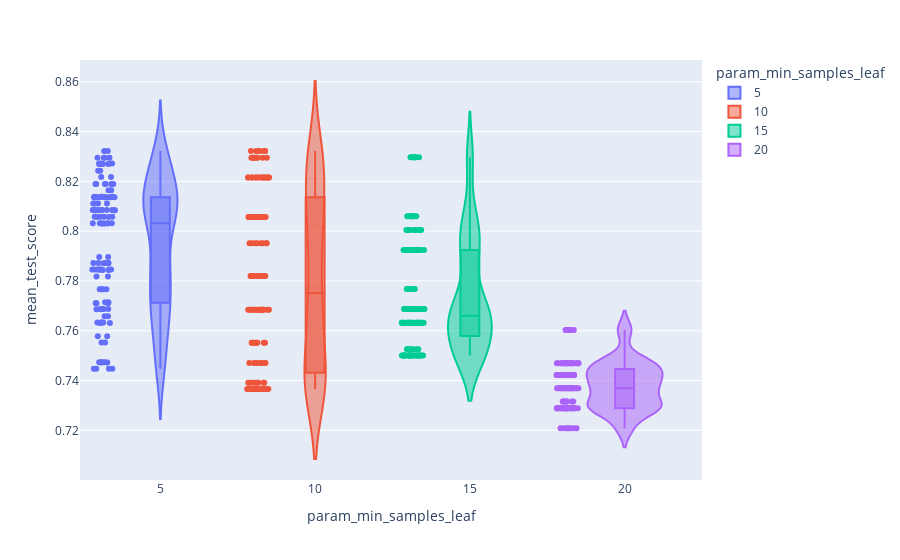

Write notebook code for a chart like this one.
### Code cell
num_cat_hip(cv_results, 'param_min_samples_leaf', 'mean_test_score')
